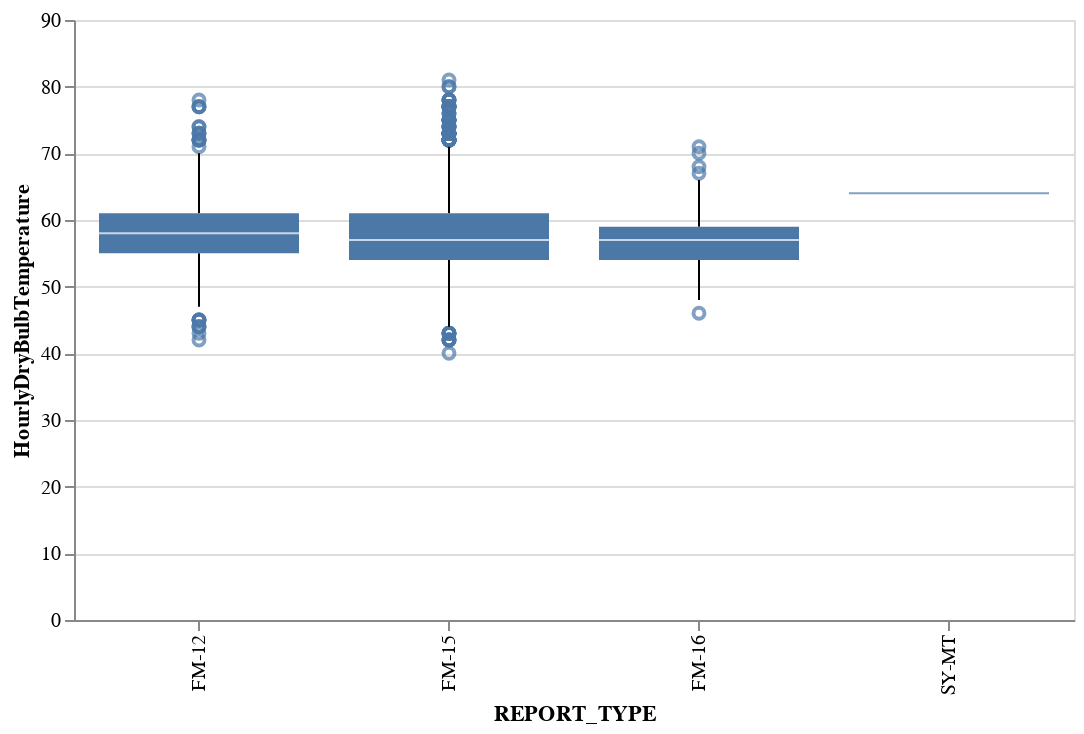

Notebook source saved alongside this figure:
### Code cell
#Looks a little hard to read lets change the size
import altair as alt
alt.Chart(temperature_df).mark_boxplot(size=100).encode(
    x='REPORT_TYPE',
    y='HourlyDryBulbTemperature').properties(width=500)

### Figure 1 — Vega-Lite specification as saved in the notebook (floating-point values rounded to 4 significant figures; data arrays with more than 128 entries replaced by an {"elided": "..."} marker saying what was removed)
{"config": {"view": {"continuousWidth": 400, "continuousHeight": 300}}, "data": {"name": "data-5fa84e02d98bda934dad44f0b505defa"}, "mark": {"type": "boxplot", "size": 100}, "encoding": {"x": {"field": "REPORT_TYPE", "type": "nominal"}, "y": {"field": "HourlyDryBulbTemperature", "type": "quantitative"}}, "width": 500, "$schema": "https://vega.github.io/schema/vega-lite/v4.17.0.json", "datasets": {"data-5fa84e02d98bda934dad44f0b505defa": {"elided": "3529 records"}}}
